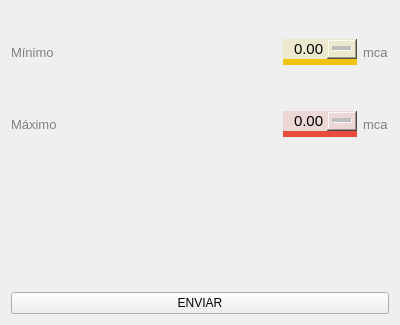
<?xml version="1.0" encoding="UTF-8"?>
<ui version="4.0">
 <class>alarmas</class>
 <widget class="QWidget" name="alarmas">
  <property name="geometry">
   <rect>
    <x>0</x>
    <y>0</y>
    <width>400</width>
    <height>325</height>
   </rect>
  </property>
  <property name="windowTitle">
   <string>Form</string>
  </property>
  <property name="styleSheet">
   <string notr="true">QLabel{
	color: gray;
	font-family: &quot;Verdana&quot;;
	font-size: 10pt;
}

QDoubleSpinBox {
background-color: transparent;
border-style: solid;
font-size: 11pt;
fon-family: &quot;Verdana&quot;;
}

QWidget[state=&quot;on&quot;]{
	font-size: 14pt;color: #FFFFFF;background-color: #3498db;border-radius: 7px;
}

QWidget[state=&quot;off&quot;]{
font-size: 10pt;color: #7f8f98;background-color: #cbe3f2;boder: 5px solid #64D6EE;border-radius: 7px;
}</string>
  </property>
  <layout class="QVBoxLayout" name="verticalLayout">
   <item>
    <layout class="QVBoxLayout" name="verticalLayout_2">
     <item>
      <layout class="QHBoxLayout" name="horizontalLayout">
       <item>
        <spacer name="horizontalSpacer">
         <property name="orientation">
          <enum>Qt::Horizontal</enum>
         </property>
         <property name="sizeHint" stdset="0">
          <size>
           <width>40</width>
           <height>20</height>
          </size>
         </property>
        </spacer>
       </item>
       <item>
        <widget class="QPushButton" name="botonAlarma">
         <property name="sizePolicy">
          <sizepolicy hsizetype="Fixed" vsizetype="Fixed">
           <horstretch>0</horstretch>
           <verstretch>0</verstretch>
          </sizepolicy>
         </property>
         <property name="styleSheet">
          <string notr="true">background-color: #F0F0F0;</string>
         </property>
         <property name="text">
          <string/>
         </property>
         <property name="icon">
          <iconset>
           <normaloff>:/VentanaConfiguracion/icons/icon_on.png</normaloff>:/VentanaConfiguracion/icons/icon_on.png</iconset>
         </property>
         <property name="iconSize">
          <size>
           <width>93</width>
           <height>43</height>
          </size>
         </property>
         <property name="flat">
          <bool>true</bool>
         </property>
        </widget>
       </item>
      </layout>
     </item>
     <item>
      <layout class="QHBoxLayout" name="horizontalLayout_2">
       <item>
        <widget class="QLabel" name="label_2">
         <property name="text">
          <string>Mínimo</string>
         </property>
        </widget>
       </item>
       <item>
        <spacer name="horizontalSpacer_2">
         <property name="orientation">
          <enum>Qt::Horizontal</enum>
         </property>
         <property name="sizeHint" stdset="0">
          <size>
           <width>40</width>
           <height>20</height>
          </size>
         </property>
        </spacer>
       </item>
       <item>
        <widget class="QDoubleSpinBox" name="minimo">
         <property name="styleSheet">
          <string notr="true">QAbstractSpinBox{
	border-bottom: 6px solid #f1c40f;
	background-color: #ede9cf;
}

:up-button{
	image: url(:General/icons/uparrow-y.png);
	width: 20px;
	height: 20px;
	padding-right: 10px;
}

:up-button:hover{
	image: url(:General/icons/uparrow.png);
	width: 20px;
	height: 20px;
	padding-right: 10px;
}

:down-button{
	image: url(:General/icons/downarrow-y.png);
	width: 20px;
	height: 20px;
	padding-right: 10px;
}

:down-button:hover{
	image: url(:General/icons/downarrow.png);
	width: 20px;
	height: 20px;
	padding-right: 10px;
}</string>
         </property>
         <property name="frame">
          <bool>false</bool>
         </property>
         <property name="alignment">
          <set>Qt::AlignRight|Qt::AlignTrailing|Qt::AlignVCenter</set>
         </property>
         <property name="buttonSymbols">
          <enum>QAbstractSpinBox::PlusMinus</enum>
         </property>
        </widget>
       </item>
       <item>
        <widget class="QLabel" name="labelUnidades1">
         <property name="text">
          <string>mca</string>
         </property>
        </widget>
       </item>
      </layout>
     </item>
     <item>
      <spacer name="spacer">
       <property name="orientation">
        <enum>Qt::Vertical</enum>
       </property>
       <property name="sizeType">
        <enum>QSizePolicy::Fixed</enum>
       </property>
       <property name="sizeHint" stdset="0">
        <size>
         <width>20</width>
         <height>40</height>
        </size>
       </property>
      </spacer>
     </item>
     <item>
      <layout class="QHBoxLayout" name="horizontalLayout_3">
       <item>
        <widget class="QLabel" name="label_3">
         <property name="text">
          <string>Máximo</string>
         </property>
        </widget>
       </item>
       <item>
        <spacer name="horizontalSpacer_3">
         <property name="orientation">
          <enum>Qt::Horizontal</enum>
         </property>
         <property name="sizeHint" stdset="0">
          <size>
           <width>40</width>
           <height>20</height>
          </size>
         </property>
        </spacer>
       </item>
       <item>
        <widget class="QDoubleSpinBox" name="maximo">
         <property name="styleSheet">
          <string notr="true">QAbstractSpinBox{
border-bottom: 6px solid #e74c3c;
background-color: #ebd8d6;
}

:up-button{
	image: url(:General/icons/uparrow-r.png);
	width: 20px;
	height: 20px;
	padding-right: 10px;
}

:up-button:hover{
	image: url(:General/icons/uparrow.png);
	width: 20px;
	height: 20px;
	padding-right: 10px;
}

:down-button{
	image: url(:General/icons/downarrow-r.png);
	width: 20px;
	height: 20px;
	padding-right: 10px;
}

:down-button:hover{
	image: url(:General/icons/downarrow.png);
	width: 20px;
	height: 20px;
	padding-right: 10px;
}</string>
         </property>
         <property name="frame">
          <bool>false</bool>
         </property>
         <property name="alignment">
          <set>Qt::AlignRight|Qt::AlignTrailing|Qt::AlignVCenter</set>
         </property>
         <property name="buttonSymbols">
          <enum>QAbstractSpinBox::PlusMinus</enum>
         </property>
        </widget>
       </item>
       <item>
        <widget class="QLabel" name="labelUnidades2">
         <property name="text">
          <string>mca</string>
         </property>
        </widget>
       </item>
      </layout>
     </item>
    </layout>
   </item>
   <item>
    <spacer name="spacer_2">
     <property name="orientation">
      <enum>Qt::Vertical</enum>
     </property>
     <property name="sizeHint" stdset="0">
      <size>
       <width>20</width>
       <height>40</height>
      </size>
     </property>
    </spacer>
   </item>
   <item>
    <widget class="QPushButton" name="botonEnviar">
     <property name="text">
      <string>ENVIAR</string>
     </property>
    </widget>
   </item>
  </layout>
 </widget>
 <resources/>
 <connections/>
</ui>
